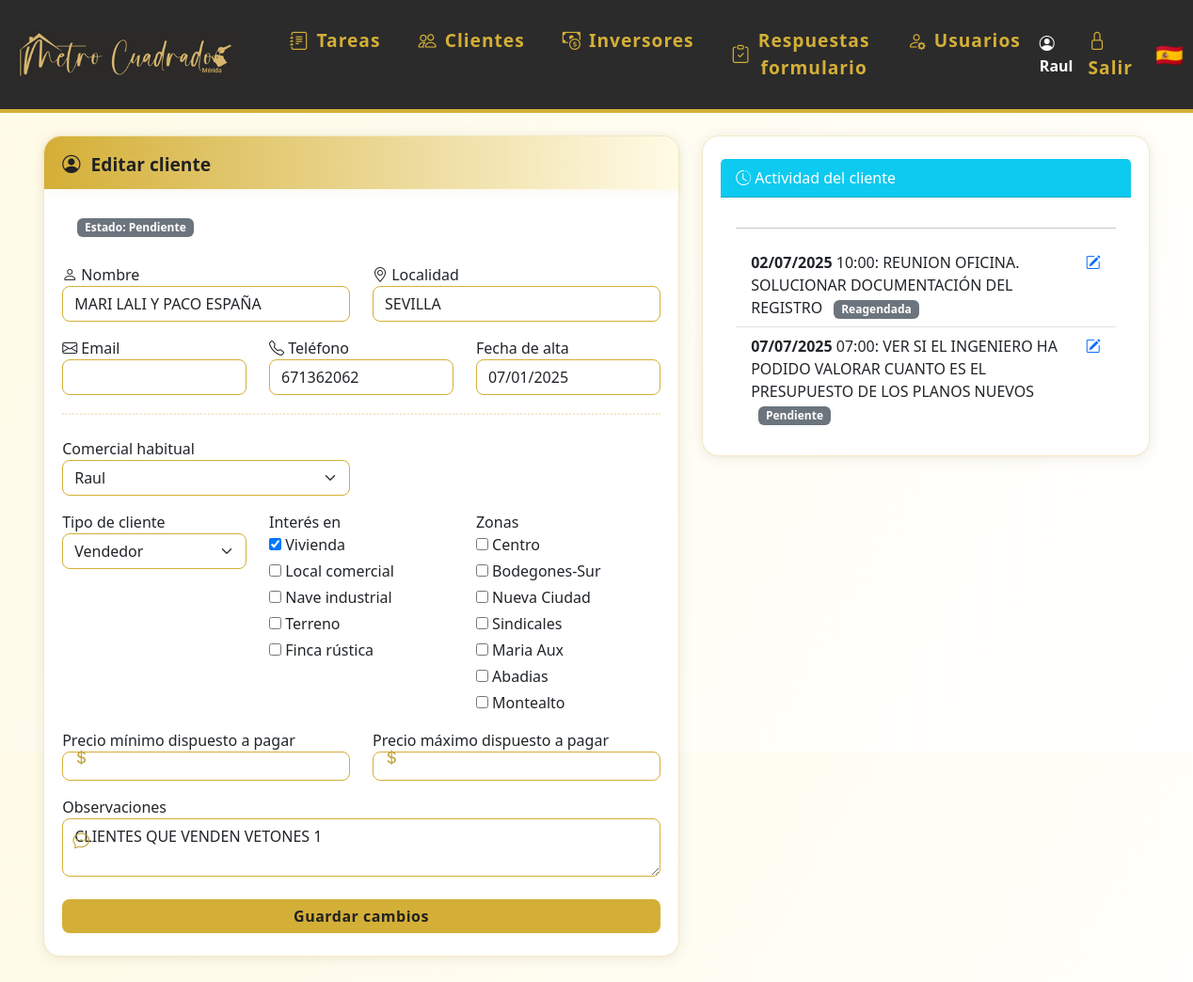
Screenshot of /editar_cliente/4 (signed in) with the database file from the repository.
### models.py (models this page shows)
class Usuario(UserMixin, db.Model):
    id = db.Column(db.Integer, primary_key=True)
    nombre = db.Column(db.String(80), unique=True, nullable=False)
    password = db.Column(db.String(200), nullable=False)
    es_admin = db.Column(db.Boolean, default=False)
    color = db.Column(db.String(7), nullable=True, default='#3788d8') # Color en formato hex, e.g., #RRGGBB
    email = db.Column(db.String(120), unique=True, nullable=True)
    telefono = db.Column(db.String(20), unique=True, nullable=True)
    activo = db.Column(db.Boolean, default=True)  # Nuevo campo para desactivar usuario
    notificar_email = db.Column(db.Boolean, default=True)
    notificar_telegram = db.Column(db.Boolean, default=False)
    chat_id_telegram = db.Column(db.String(32), nullable=True)
    eventos = db.relationship('Evento', backref='usuario', lazy=True)
    tareas = db.relationship('Tarea', back_populates='usuario')

class Cliente(db.Model):
    id = db.Column(db.Integer, primary_key=True)
    nombre = db.Column(db.String(120), nullable=False)
    email = db.Column(db.String(120), unique=True, nullable=True)
    telefono = db.Column(db.String(20), unique=True)
    estado = db.Column(db.String(20), nullable=False, default='en_curso') # en_curso, ha_comprado, cancelado
    localidad = db.Column(db.String(120), nullable=True)
    observaciones = db.Column(db.Text, nullable=True)
    tipo_cliente = db.Column(db.String(50), nullable=True)
    interes = db.Column(db.Text, nullable=True)
    zonas = db.Column(db.Text, nullable=True)
    precio_min = db.Column(db.Integer, nullable=True)
    precio_max = db.Column(db.Integer, nullable=True)
    encuesta_enviada = db.Column(db.Boolean, default=False)
    comercial_id = db.Column(db.Integer, db.ForeignKey('usuario.id'), nullable=True)
    fecha_creacion = db.Column(db.DateTime, default=datetime.utcnow)
    activo = db.Column(db.Boolean, default=True)  # Nuevo campo para desactivar cliente
    eventos = db.relationship('Evento', backref='cliente', lazy=True)
    tareas = db.relationship('Tarea', back_populates='cliente')
    visto_por = db.Column(db.Integer, db.ForeignKey('cliente.id'), nullable=True)

class Tarea(db.Model):
    id = db.Column(db.Integer, primary_key=True)
    usuario_id = db.Column(db.Integer, db.ForeignKey('usuario.id'))
    cliente_id = db.Column(db.Integer, db.ForeignKey('cliente.id'))
    fecha = db.Column(db.Date, nullable=False)
    hora = db.Column(db.Time, nullable=True)
    comentario = db.Column(db.Text)
    resolucion = db.Column(db.Text)
    estado = db.Column(db.String(20), nullable=False, default='por_hacer')  # por_hacer, ha_comprado, ha_alquilado, cancelado
    cliente = db.relationship('Cliente', back_populates='tareas')
    usuario = db.relationship('Usuario', back_populates='tareas')

### app.py (the view, shortened to what this page needs)
@app.route('/editar_cliente/<int:cliente_id>', methods=['GET', 'POST'])
@login_required
def editar_cliente(cliente_id):
    cliente = Cliente.query.get_or_404(cliente_id)
    form = CrearClienteForm(obj=cliente)
    form.comercial_id.choices = [(0, 'Sin comercial')] + [(u.id, u.nombre) for u in Usuario.query.all()]
    if request.method == 'GET':
        form.comercial_id.data = cliente.comercial_id or 0
        form.interes.data = cliente.interes.split(',') if cliente.interes else []
        form.zonas.data = cliente.zonas.split(',') if cliente.zonas else []
    tareas_cliente = cliente.tareas if hasattr(cliente, 'tareas') else []
    return render_template('editar_cliente.html', form=form, cliente=cliente, tareas_cliente=tareas_cliente)

### app.py (called while the page is built)
@login_manager.user_loader
def load_user(user_id):
    return Usuario.query.get(int(user_id))

### templates/editar_cliente.html (shortened to what this page needs)
{% extends 'base.html' %}
{% block content %}
<div class="container" style="max-width:1200px;">
  <div class="row">
    <div class="col-md-7">
      <div class="card mb-3">
        <div class="card-header-gradient">
          <span class="icon"><i class="bi bi-person-circle"></i></span> Editar cliente
        </div>
        <div class="mb-2" style="padding: 0.5rem 1rem 0 1rem;">
          <span class="badge bg-secondary">Estado: {{ cliente.estado.replace('_', ' ').capitalize() }}</span>
        </div>
        <form method="POST" style="padding:1.2rem 0 0 0;">
            <div class="row mb-3">
              <div class="col-6">
                <span class="icon"><i class="bi bi-person"></i></span>
                <label for="nombre">{{ form.nombre.label.text }}</label>
                {{ form.nombre(class_='form-control' + (' is-invalid' if form.nombre.errors else ''), autocomplete='name', id='nombre') }}
              </div>
              <div class="col-6">
                <span class="icon"><i class="bi bi-geo-alt"></i></span>
                <label for="localidad">{{ form.localidad.label.text }}</label>
                {{ form.localidad(class_='form-control' + (' is-invalid' if form.localidad.errors else ''), autocomplete='address-level2', id='localidad') }}
              </div>
            </div>
            <div class="row mb-3">
              <div class="col-4">
                <span class="icon"><i class="bi bi-envelope"></i></span>
                <label for="email">{{ form.email.label.text }}</label>
                {{ form.email(class_='form-control' + (' is-invalid' if form.email.errors else ''), autocomplete='email', id='email') }}
              </div>
              <div class="col-4">
                <span class="icon"><i class="bi bi-telephone"></i></span>
                <label for="telefono">{{ form.telefono.label.text }}</label>
                {{ form.telefono(class_='form-control' + (' is-invalid' if form.telefono.errors else ''), autocomplete='tel', id='telefono') }}
              </div>
              <div class="col-4">
                <label for="fecha_creacion">{{ form.fecha_creacion.label.text }}</label>
                {{ form.fecha_creacion(class_='form-control', readonly=true, autocomplete='off', id='fecha_creacion') }}
              </div>
            </div>
            <hr class="decor-sep">
            <div class="row mb-3">
              <div class="col-6">
                {{ form.comercial_id.label }}
                {{ form.comercial_id(class_='form-select') }}
              </div>
            </div>
            <div class="row mb-3">
              <div class="col-md-4">
                {{ form.tipo_cliente.label }}
                {{ form.tipo_cliente(class_='form-select') }}
              </div>
              <div class="col-md-4">
                {{ form.interes.label }}<br>
                <div style="display:flex;flex-direction:column;gap:4px;">
                  {% for subfield in form.interes %}
                    <label style="font-weight:normal;">
                      {{ subfield() }} {{ subfield.label.text }}
                    </label>
                  {% endfor %}
                </div>
              </div>
              <div class="col-md-4">
                {{ form.zonas.label }}<br>
                <div style="display:flex;flex-direction:column;gap:4px;">
                  {% for subfield in form.zonas %}
                    <label style="font-weight:normal;">
                      {{ subfield() }} {{ subfield.label.text }}
                    </label>
                  {% endfor %}
                </div>
              </div>
            </div>
            <div class="row mb-3">
              <div class="col-6">
                <div class="input-icon">
                  <span class="icon"></span>
                  {{ form.precio_min.label }}
                  {{ form.precio_min(class_='form-control form-control-sm', step='1', value=form.precio_min.data if form.precio_min.data is not none else '') }}
                </div>
              </div>
              <div class="col-6">
                <div class="input-icon">
                  <span class="icon"></span>
                  {{ form.precio_max.label }}
                  {{ form.precio_max(class_='form-control form-control-sm', step='1', value=form.precio_max.data if form.precio_max.data is not none else '') }}
                </div>
              </div>
            </div>
            <div class="input-icon mb-3">
                <span class="icon"></span>
                {{ form.observaciones.label }}
                {{ form.observaciones(class_='form-control') }}
            </div>
            <button type="submit" class="btn btn-success w-100 mt-2">Guardar cambios</button>
        </form>
      </div>
    </div>
    <div class="col-md-5">
      <div class="card">
        <div class="card-header bg-info text-white">
          <i class="bi bi-clock-history"></i> Actividad del cliente
        </div>
        <div class="card-body" style="max-height:250px;overflow:auto;">
          <hr>
          {% if tareas_cliente and tareas_cliente|length > 0 %}
            <ul class="list-group list-group-flush">
              {% for tarea in tareas_cliente %}
                <li class="list-group-item d-flex justify-content-between align-items-start">
                  <div>
                    <strong>{{ tarea.fecha.strftime('%d/%m/%Y') }}</strong>
                    {% if tarea.hora %} {{ tarea.hora.strftime('%H:%M') }}{% endif %}:
                    {{ tarea.comentario }}
                    <span class="badge bg-secondary ms-2">{{ tarea.estado.replace('_', ' ').capitalize() }}</span>
                  </div>
                  <a href="{{ url_for('editar_tarea', tarea_id=tarea.id) }}" class="ms-2" title="Editar tarea"><i class="bi bi-pencil-square"></i></a>
                </li>
              {% endfor %}
            </ul>
          {% else %}
            <div class="text-muted">No hay tareas registradas para este cliente.</div>
          {% endif %}
        </div>
      </div>
    </div>
  </div>
</div>
{% endblock %}

### templates/base.html (shortened to what this page needs)
<!DOCTYPE html>
<html lang="es">
<head>
    <link rel="stylesheet" href="https://cdn.jsdelivr.net/npm/bootstrap@5.3.0/dist/css/bootstrap.min.css">
    <link rel="stylesheet" href="{{ url_for('static', filename='estilos.css') }}">
    <link rel="stylesheet" href="https://cdn.jsdelivr.net/npm/bootstrap-icons@1.10.5/font/bootstrap-icons.css">
</head>
<body class="d-flex flex-column vh-100">
{% if request.path != '/login' %}
<nav class="navbar navbar-expand-lg mb-4">
  <div class="container-fluid">
    <a class="navbar-brand d-flex align-items-center" href="/">
      <img src="{{ url_for('static', filename='logoraul.png') }}" alt="Logo" style="height:90px;margin-right:18px;">
    </a>
    <div class="collapse navbar-collapse" id="navbarNav">
      <ul class="navbar-nav me-auto mb-2 mb-lg-0">
        <li class="nav-item mx-1">
          <a class="nav-link btn btn-outline-success rounded-pill px-3 d-flex align-items-center gap-2" href="/">
            <i class="bi bi-journal-text"></i> Tareas
          </a>
        </li>
        <li class="nav-item mx-1">
          <a class="nav-link btn btn-outline-primary rounded-pill px-3 d-flex align-items-center gap-2" href="/clientes">
            <i class="bi bi-people"></i> Clientes
          </a>
        </li>
        <li class="nav-item mx-1">
          <a class="nav-link btn btn-outline-danger rounded-pill px-3 d-flex align-items-center gap-2" href="/inversores">
            <i class="bi bi-cash-coin"></i> Inversores
          </a>
        </li>
        {% if current_user.is_authenticated %}
        <li class="nav-item mx-1">
          <a class="nav-link btn btn-outline-secondary rounded-pill px-3 d-flex align-items-center gap-2" href="/respuestas_formulario">
            <i class="bi bi-clipboard-check"></i> Respuestas formulario
          </a>
        </li>
        {% endif %}
        {% if current_user.is_authenticated and current_user.es_admin %}
        <li class="nav-item mx-1">
          <a class="nav-link btn btn-outline-dark rounded-pill px-3 d-flex align-items-center gap-2" href="/usuarios">
            <i class="bi bi-person-gear"></i> Usuarios
          </a>
        </li>
        {% endif %}
      </ul>
      <ul class="navbar-nav align-items-center">
        {% if current_user.is_authenticated %}
        <li class="nav-item me-2">
          <span class="navbar-text fw-bold text-white"><i class="bi bi-person-circle"></i> {{ current_user.nombre }}</span>
        </li>
        <li class="nav-item"><a class="nav-link" href="/logout" title="Salir"><span class="bi bi-lock"></span> Salir</a></li>
        {% else %}
        <li class="nav-item"><a class="nav-link" href="/login" title="Entrar"><span class="bi bi-lock"></span> Entrar</a></li>
        {% endif %}
        <li class="nav-item ms-3"><span class="fs-4">🇪🇸</span></li>
      </ul>
    </div>
  </div>
</nav>
{% endif %}
<div class="flex-grow-1 d-flex flex-column px-4" style="width:100vw;">
    {% block content %}{% endblock %}
</div>
</body>
</html>

### static/estilos.css (style rules this page uses)
body { background: linear-gradient(120deg, #fffbe6 0%, #fff 100%); font-family: 'Segoe UI', 'Arial', sans-serif; color: #222; }
.navbar { background: #2b2b2b !important; border-bottom: 4px solid #d4af37; }
.navbar-brand, .navbar-nav .nav-link { color: #d4af37 !important; font-weight: 600; font-size: 1.2rem; letter-spacing: 1px; }
.navbar-brand img { height: 40px; margin-right: 10px; }
.btn-primary, .btn-success { background: #d4af37; border: none; color: #222; font-weight: 600; border-radius: 8px; box-shadow: 0 1px 4px rgba(212,175,55,0.10), 0 0 0 0 #d4af37; letter-spacing: 0.5px; transition: background 0.2s, color 0.2s, box-shadow 0.2s; }
.card { background: #fff; border-radius: 18px; box-shadow: 0 2px 16px rgba(34,34,34,0.08), 0 1.5px 4px rgba(212,175,55,0.08); padding: 1.5rem 1.2rem; margin-bottom: 1.5rem; border: 1px solid #f3e9c7; transition: box-shadow 0.25s, transform 0.18s; }
.container { padding-bottom: 2.5rem; }
.form-control, .form-select { border-radius: 8px; border: 1.5px solid #d4af37; box-shadow: none; transition: border 0.2s, box-shadow 0.2s; }
.card-header-gradient { background: linear-gradient(90deg, #d4af37 0%, #fffbe6 100%); border-top-left-radius: 18px; border-top-right-radius: 18px; padding: 1rem 1.2rem 0.7rem 1.2rem; margin: -1.5rem -1.2rem 1.2rem -1.2rem; color: #222; font-weight: 700; font-size: 1.2rem; display: flex; align-items: center; gap: 0.7rem; box-shadow: 0 2px 8px rgba(212,175,55,0.10); }
.input-icon { position: relative; }
.input-icon input, .input-icon select { padding-left: 2.2rem !important; }
.input-icon .icon { position: absolute; left: 0.7rem; top: 55%; transform: translateY(-50%); color: #bfa134; font-size: 1.1em; pointer-events: none; }
.decor-sep { border: none; border-top: 2px dotted #d4af37; margin: 1.2rem 0 1.5rem 0; }

### rows the page displays
Usuario: nombre "Raul"
Cliente: estado.replace "Pendiente", nombre "MARI LALI Y PACO ESPAÑA", localidad "SEVILLA", telefono "671362062", fecha_creacion "07/01/2025", comercial_id "Raul", tipo_cliente "Vendedor", observaciones "CLIENTES QUE VENDEN VETONES 1"
Tarea: fecha "02/07/2025", hora "10:00", comentario "REUNION OFICINA. SOLUCIONAR DOCUMENTACIÓN DEL REGISTRO", estado.replace "Reagendada"
Tarea: fecha "07/07/2025", hora "07:00", comentario "VER SI EL INGENIERO HA PODIDO VALORAR CUANTO ES EL PRESUPUESTO DE LOS PLANOS NUEVOS", estado.replace "Pendiente"

### other values shown
{{ subfield.label.text }} "Vivienda" "Local comercial" "Nave industrial" "Terreno" "Finca rústica"
{{ subfield.label.text }} "Centro" "Bodegones-Sur" "Nueva Ciudad" "Sindicales" "Maria Aux" "Abadias" "Montealto"
